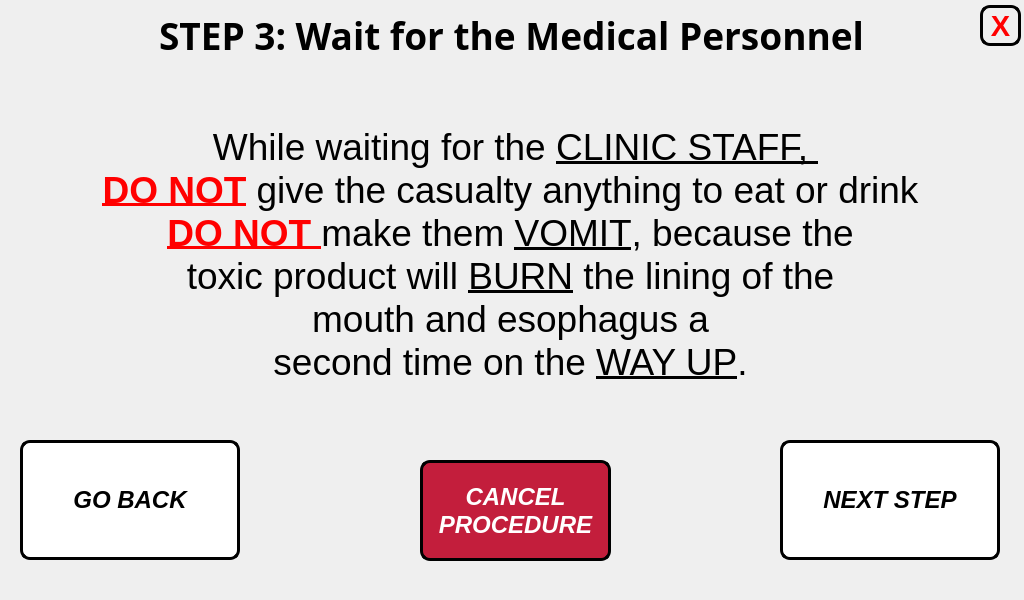
<?xml version="1.0" encoding="UTF-8"?>
<ui version="4.0">
 <class>step_3_window</class>
 <widget class="QMainWindow" name="step_3_window">
  <property name="geometry">
   <rect>
    <x>0</x>
    <y>0</y>
    <width>1024</width>
    <height>600</height>
   </rect>
  </property>
  <property name="minimumSize">
   <size>
    <width>1024</width>
    <height>600</height>
   </size>
  </property>
  <property name="maximumSize">
   <size>
    <width>1024</width>
    <height>600</height>
   </size>
  </property>
  <property name="windowTitle">
   <string>Step 1 Procedure</string>
  </property>
  <widget class="QWidget" name="centralwidget">
   <widget class="QLabel" name="title_step_3">
    <property name="geometry">
     <rect>
      <x>6</x>
      <y>0</y>
      <width>1011</width>
      <height>71</height>
     </rect>
    </property>
    <property name="font">
     <font>
      <family>Unispace</family>
      <pointsize>18</pointsize>
      <weight>75</weight>
      <bold>true</bold>
     </font>
    </property>
    <property name="text">
     <string>&lt;html&gt;&lt;head/&gt;&lt;body&gt;&lt;p align=&quot;center&quot;&gt;&lt;span style=&quot; font-size:28pt;&quot;&gt;STEP 3: Wait for the Medical Personnel&lt;/span&gt;&lt;/p&gt;&lt;/body&gt;&lt;/html&gt;</string>
    </property>
    <property name="alignment">
     <set>Qt::AlignCenter</set>
    </property>
   </widget>
   <widget class="QLabel" name="text_steps_3">
    <property name="geometry">
     <rect>
      <x>20</x>
      <y>60</y>
      <width>981</width>
      <height>391</height>
     </rect>
    </property>
    <property name="font">
     <font>
      <pointsize>14</pointsize>
     </font>
    </property>
    <property name="text">
     <string>&lt;html&gt;&lt;head/&gt;&lt;body&gt;&lt;p align=&quot;center&quot;&gt;&lt;span style=&quot; font-family:'Calibri'; font-size:28pt; color:#000000;&quot;&gt;While waiting for the &lt;/span&gt;&lt;span style=&quot; font-family:'Calibri'; font-size:28pt; text-decoration: underline; color:#000000;&quot;&gt;CLINIC STAFF, &lt;br/&gt;&lt;/span&gt;&lt;span style=&quot; font-family:'Calibri'; font-size:28pt; font-weight:600; text-decoration: underline; color:#ff0000;&quot;&gt;DO NOT&lt;/span&gt;&lt;span style=&quot; font-family:'Calibri'; font-size:28pt; color:#000000;&quot;&gt; give the casualty anything to eat or drink &lt;br/&gt;&lt;/span&gt;&lt;span style=&quot; font-family:'Calibri'; font-size:28pt; font-weight:600; text-decoration: underline; color:#ff0000;&quot;&gt;DO NOT &lt;/span&gt;&lt;span style=&quot; font-family:'Calibri'; font-size:28pt; color:#000000;&quot;&gt;make them &lt;/span&gt;&lt;span style=&quot; font-family:'Calibri'; font-size:28pt; text-decoration: underline; color:#000000;&quot;&gt;VOMIT&lt;/span&gt;&lt;span style=&quot; font-family:'Calibri'; font-size:28pt; color:#000000;&quot;&gt;, because the &lt;br/&gt;toxic product will &lt;/span&gt;&lt;span style=&quot; font-family:'Calibri'; font-size:28pt; text-decoration: underline; color:#000000;&quot;&gt;BURN&lt;/span&gt;&lt;span style=&quot; font-family:'Calibri'; font-size:28pt; color:#000000;&quot;&gt; the lining of the &lt;br/&gt;mouth and esophagus a &lt;br/&gt;second time on the &lt;/span&gt;&lt;span style=&quot; font-family:'Calibri'; font-size:28pt; text-decoration: underline; color:#000000;&quot;&gt;WAY UP&lt;/span&gt;&lt;span style=&quot; font-family:'Calibri'; font-size:28pt; color:#000000;&quot;&gt;.&lt;/span&gt;&lt;/p&gt;&lt;/body&gt;&lt;/html&gt;</string>
    </property>
   </widget>
   <widget class="QPushButton" name="next_step_button_3">
    <property name="geometry">
     <rect>
      <x>780</x>
      <y>440</y>
      <width>220</width>
      <height>120</height>
     </rect>
    </property>
    <property name="minimumSize">
     <size>
      <width>220</width>
      <height>120</height>
     </size>
    </property>
    <property name="maximumSize">
     <size>
      <width>220</width>
      <height>120</height>
     </size>
    </property>
    <property name="font">
     <font>
      <pointsize>18</pointsize>
      <weight>75</weight>
      <italic>true</italic>
      <bold>true</bold>
     </font>
    </property>
    <property name="cursor">
     <cursorShape>PointingHandCursor</cursorShape>
    </property>
    <property name="styleSheet">
     <string notr="true">QPushButton:hover:!pressed
{
  background-color: rgb(195,30,60);
}

QPushButton
{
  background-color: white;
color: black;
border-style: outset;
border-width: 3px;
border-radius:10px;
border-color: black;
}</string>
    </property>
    <property name="text">
     <string>NEXT STEP</string>
    </property>
   </widget>
   <widget class="QPushButton" name="go_back_injury_type_3">
    <property name="geometry">
     <rect>
      <x>20</x>
      <y>440</y>
      <width>220</width>
      <height>120</height>
     </rect>
    </property>
    <property name="minimumSize">
     <size>
      <width>220</width>
      <height>120</height>
     </size>
    </property>
    <property name="maximumSize">
     <size>
      <width>220</width>
      <height>120</height>
     </size>
    </property>
    <property name="font">
     <font>
      <pointsize>18</pointsize>
      <weight>75</weight>
      <italic>true</italic>
      <bold>true</bold>
     </font>
    </property>
    <property name="styleSheet">
     <string notr="true">QPushButton:hover:!pressed
{
  background-color: rgb(195,30,60);
}

QPushButton
{
  background-color: white;
color: black;
border-style: outset;
border-width: 3px;
border-radius:10px;
border-color: black;
}</string>
    </property>
    <property name="text">
     <string>GO BACK</string>
    </property>
   </widget>
   <widget class="QLabel" name="label">
    <property name="geometry">
     <rect>
      <x>0</x>
      <y>0</y>
      <width>1024</width>
      <height>600</height>
     </rect>
    </property>
    <property name="minimumSize">
     <size>
      <width>1024</width>
      <height>600</height>
     </size>
    </property>
    <property name="maximumSize">
     <size>
      <width>1024</width>
      <height>600</height>
     </size>
    </property>
    <property name="text">
     <string/>
    </property>
    <property name="pixmap">
     <pixmap>../pictures/program_pictures/main_wallpaper.png</pixmap>
    </property>
   </widget>
   <widget class="QPushButton" name="end_procedure_now_button">
    <property name="geometry">
     <rect>
      <x>420</x>
      <y>460</y>
      <width>191</width>
      <height>101</height>
     </rect>
    </property>
    <property name="minimumSize">
     <size>
      <width>0</width>
      <height>0</height>
     </size>
    </property>
    <property name="maximumSize">
     <size>
      <width>16777215</width>
      <height>16777215</height>
     </size>
    </property>
    <property name="font">
     <font>
      <pointsize>18</pointsize>
      <weight>75</weight>
      <italic>true</italic>
      <bold>true</bold>
     </font>
    </property>
    <property name="styleSheet">
     <string notr="true">QPushButton:hover:!pressed
{
  background-color: grey;
}

QPushButton
{
  background-color: rgb(195,30,60);
color: white;
border-style: outset;
border-width: 3px;
border-radius:10px;
border-color: black;
}</string>
    </property>
    <property name="text">
     <string>CANCEL
PROCEDURE</string>
    </property>
   </widget>
   <widget class="QPushButton" name="close_button">
    <property name="geometry">
     <rect>
      <x>980</x>
      <y>5</y>
      <width>41</width>
      <height>41</height>
     </rect>
    </property>
    <property name="font">
     <font>
      <pointsize>22</pointsize>
      <weight>75</weight>
      <bold>true</bold>
     </font>
    </property>
    <property name="styleSheet">
     <string notr="true">QPushButton:hover:!pressed
{
  background-color: rgb(195,30,60);
}

QPushButton
{

color: red;
border-style: outset;
border-width: 3px;
border-radius:10px;
border-color: black;
}
</string>
    </property>
    <property name="text">
     <string>X</string>
    </property>
   </widget>
   <zorder>label</zorder>
   <zorder>text_steps_3</zorder>
   <zorder>title_step_3</zorder>
   <zorder>next_step_button_3</zorder>
   <zorder>go_back_injury_type_3</zorder>
   <zorder>end_procedure_now_button</zorder>
   <zorder>close_button</zorder>
  </widget>
 </widget>
 <resources/>
 <connections/>
</ui>
